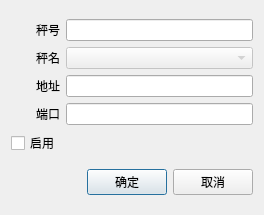
<?xml version="1.0" encoding="UTF-8"?>
<ui version="4.0">
 <class>barscale_net_set_change_dialog</class>
 <widget class="QDialog" name="barscale_net_set_change_dialog">
  <property name="geometry">
   <rect>
    <x>0</x>
    <y>0</y>
    <width>264</width>
    <height>215</height>
   </rect>
  </property>
  <property name="windowTitle">
   <string>Dialog</string>
  </property>
  <property name="outer_stylesheet" stdset="0">
   <string>dialog_hasborder</string>
  </property>
  <layout class="QVBoxLayout" name="verticalLayout">
   <item>
    <layout class="QGridLayout" name="gridLayout">
     <item row="0" column="0">
      <widget class="QLabel" name="label">
       <property name="text">
        <string>秤号</string>
       </property>
       <property name="alignment">
        <set>Qt::AlignRight|Qt::AlignTrailing|Qt::AlignVCenter</set>
       </property>
      </widget>
     </item>
     <item row="0" column="1">
      <widget class="uinormal_lineedit" name="lineEdit_no">
       <property name="text">
        <string/>
       </property>
      </widget>
     </item>
     <item row="1" column="0">
      <widget class="QLabel" name="label_2">
       <property name="text">
        <string>秤名</string>
       </property>
       <property name="alignment">
        <set>Qt::AlignRight|Qt::AlignTrailing|Qt::AlignVCenter</set>
       </property>
      </widget>
     </item>
     <item row="2" column="0">
      <widget class="QLabel" name="label_4">
       <property name="text">
        <string>地址</string>
       </property>
       <property name="alignment">
        <set>Qt::AlignRight|Qt::AlignTrailing|Qt::AlignVCenter</set>
       </property>
      </widget>
     </item>
     <item row="2" column="1">
      <widget class="uinormal_lineedit" name="lineEdit_ip"/>
     </item>
     <item row="3" column="0">
      <widget class="QLabel" name="label_3">
       <property name="text">
        <string>端口</string>
       </property>
       <property name="alignment">
        <set>Qt::AlignRight|Qt::AlignTrailing|Qt::AlignVCenter</set>
       </property>
      </widget>
     </item>
     <item row="3" column="1">
      <widget class="uinormal_lineedit" name="lineEdit_port"/>
     </item>
     <item row="4" column="0">
      <widget class="QCheckBox" name="checkBox_isuse">
       <property name="text">
        <string>启用</string>
       </property>
      </widget>
     </item>
     <item row="1" column="1">
      <widget class="uinormal_commbox" name="comboBox_name">
       <property name="enabled">
        <bool>false</bool>
       </property>
      </widget>
     </item>
    </layout>
   </item>
   <item>
    <layout class="QHBoxLayout" name="horizontalLayout">
     <item>
      <spacer name="horizontalSpacer">
       <property name="orientation">
        <enum>Qt::Horizontal</enum>
       </property>
       <property name="sizeHint" stdset="0">
        <size>
         <width>40</width>
         <height>20</height>
        </size>
       </property>
      </spacer>
     </item>
     <item>
      <widget class="uinormal_button" name="pushButton_ok">
       <property name="text">
        <string>确定</string>
       </property>
      </widget>
     </item>
     <item>
      <widget class="uinormal_button" name="pushButton_cancel">
       <property name="text">
        <string>取消</string>
       </property>
      </widget>
     </item>
    </layout>
   </item>
  </layout>
 </widget>
 <customwidgets>
  <customwidget>
   <class>uinormal_button</class>
   <extends>QPushButton</extends>
   <header>uinormal_button.h</header>
  </customwidget>
  <customwidget>
   <class>uinormal_lineedit</class>
   <extends>QLineEdit</extends>
   <header>uinormal_lineedit.h</header>
  </customwidget>
  <customwidget>
   <class>uinormal_commbox</class>
   <extends>QComboBox</extends>
   <header>uinormal_commbox.h</header>
  </customwidget>
 </customwidgets>
 <tabstops>
  <tabstop>lineEdit_no</tabstop>
  <tabstop>lineEdit_ip</tabstop>
  <tabstop>checkBox_isuse</tabstop>
  <tabstop>pushButton_ok</tabstop>
  <tabstop>pushButton_cancel</tabstop>
 </tabstops>
 <resources/>
 <connections/>
</ui>
